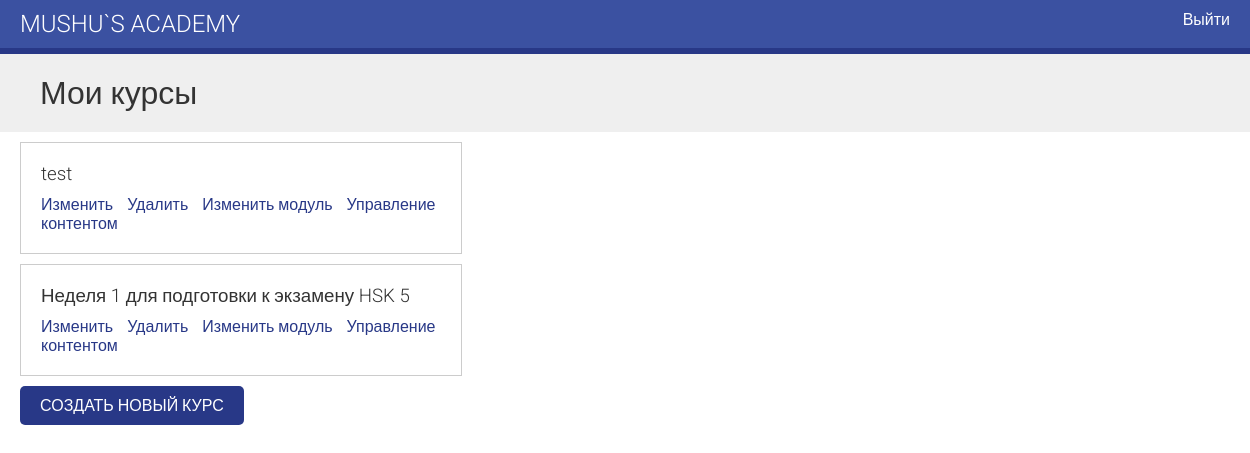
The page /course/mine/ (signed in) on the database as committed earlier.
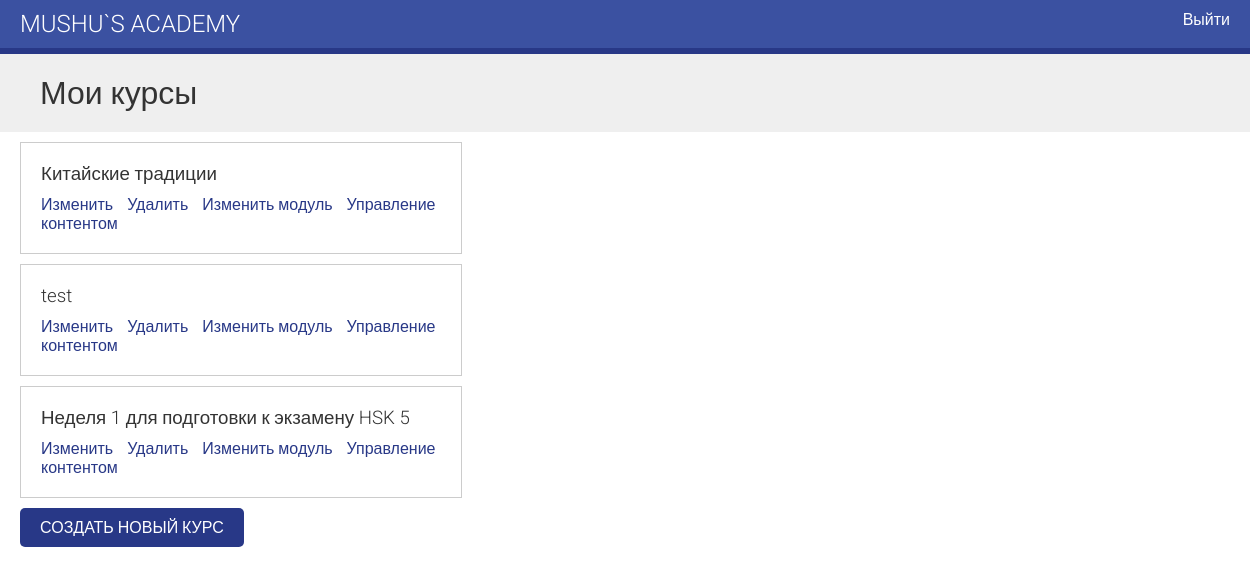
The same page on the database as committed later.
### courses/models.py (models this page shows, shortened)
class Course(models.Model):
    students = models.ManyToManyField(User,
                                      related_name='courses_joined',
                                      blank=True)
    owner = models.ForeignKey(User,
                              related_name='courses_created',
                              on_delete=models.CASCADE)
    subject = models.ForeignKey(Subject,
                                related_name='courses',
                                on_delete=models.CASCADE)
    title = models.CharField(max_length=200)
    slug = models.SlugField(max_length=200, unique=True)
    overview = models.TextField()
    created = models.DateTimeField(auto_now_add=True)
    class Meta:
        ordering = ['-created']

### courses/views.py (the view, shortened to what this page needs)
class ManageCourseListView(ListView):
    model = Course
    template_name = 'courses/manage/course/list.html'

### courses/views.py (called while the page is built)
    def get_queryset(self):
        qs = super().get_queryset()
        return qs.filter(owner=self.request.user)

### courses/templates/courses/manage/course/list.html (shortened to what this page needs)
{% extends "base.html" %}
{% block content %}
  <h1>Мои курсы</h1>
  <div class="module">
    {% for course in object_list %}
      <div class="course-info">
        <h3>{{ course.title }}</h3>
        <p>
          <a href="{% url "course_edit" course.id %}">Изменить</a>
          <a href="{% url "course_delete" course.id %}">Удалить</a>
          <a href="{% url "course_module_update" course.id %}">Изменить модуль</a>
          {% if course.modules.count > 0 %}
            <a href="{% url "module_content_list" course.modules.first.id %}">
            Управление контентом</a>
          {% endif %}
        </p>
      </div>
    {% empty %}
      <p>Вы пока не создали курс.</p>
    {% endfor %}
    <p>
      <a href="{% url "course_create" %}" class="button">Создать новый курс</a>
    </p>
  </div>
{% endblock %}

Rows that differ between the two databases and show on the page:
added Course: title "Китайские традиции", shows "Управление контентом"
